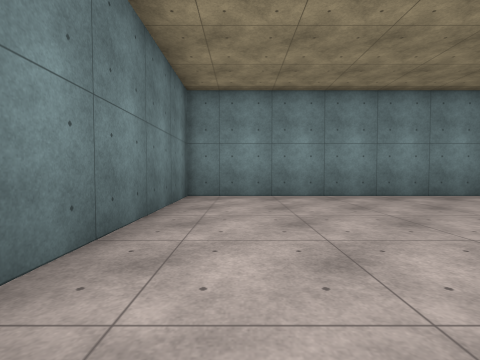
[1] (above)

24 first-person views from a walk through a 3-D level made in the Unity game engine. The camera is 1.2 m above the floor, tilts 2° down and sees 85° across. The floor is counted in squares, 2 m on a side. Each view is taken from the middle of a square. On the plan, view 1 faces up. The plan holds only what a view shows up to about 9 squares ahead; the rest is blank. The place goes on beyond the plan. Surface patterns are stand-ins for the level's own textures.

[2]
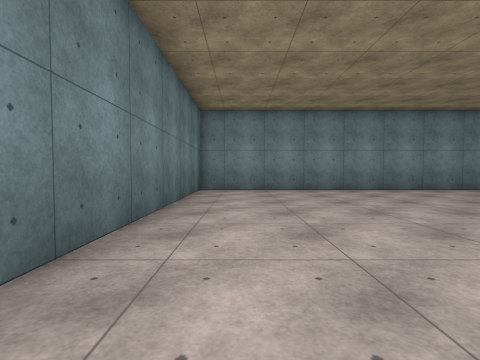

[3]
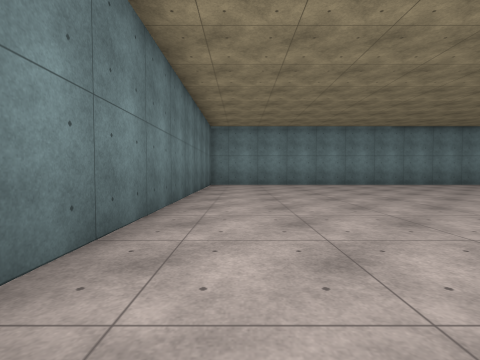

[4]
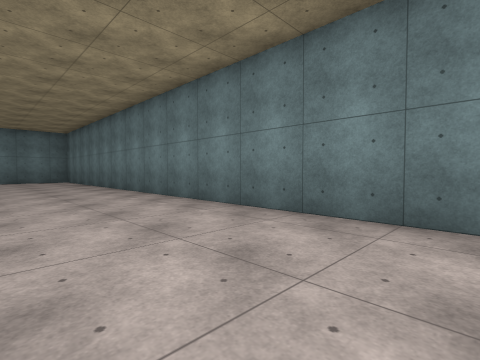

[5]
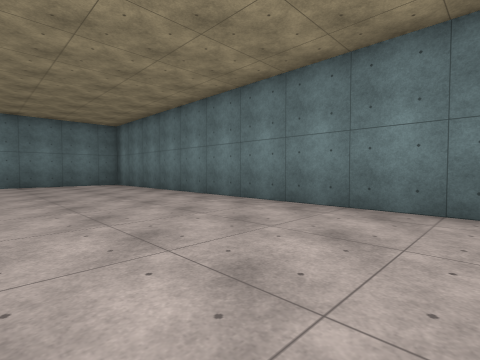

[6]
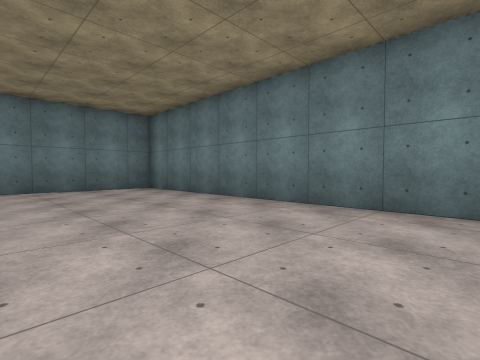

[7]
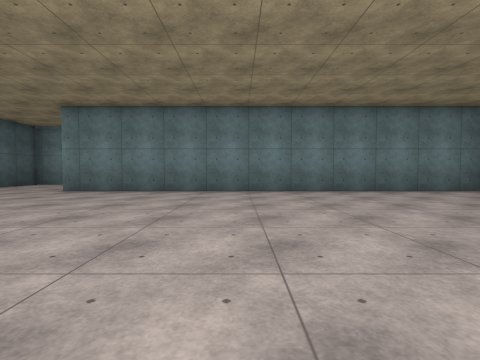

[8]
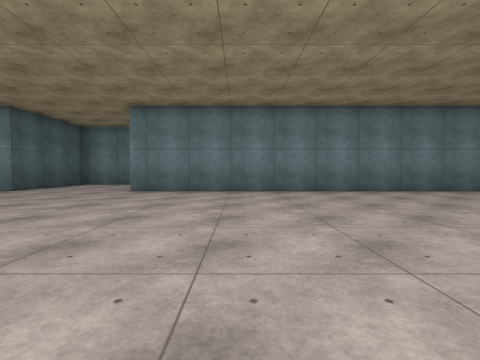

[9]
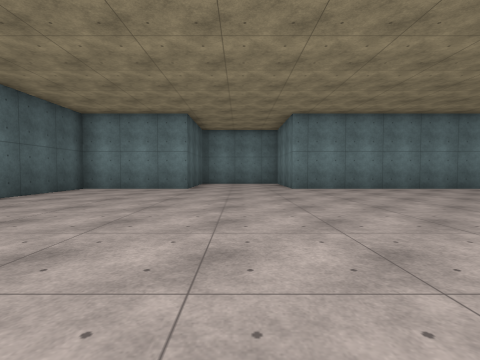

[10]
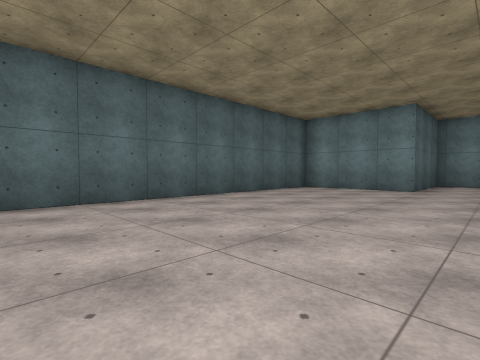

[11]
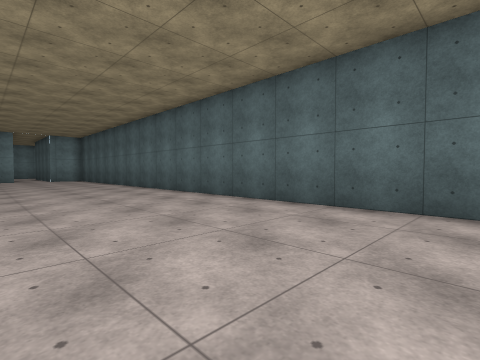

[12]
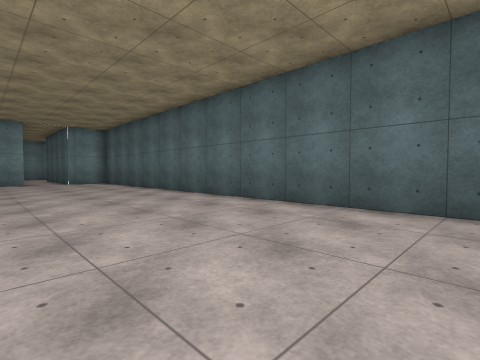

[13]
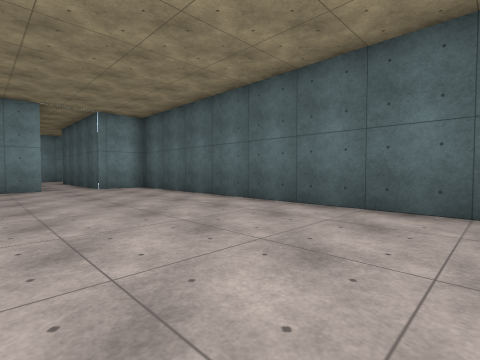

[14]
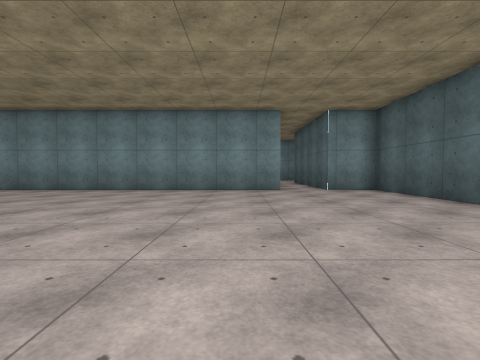

[15]
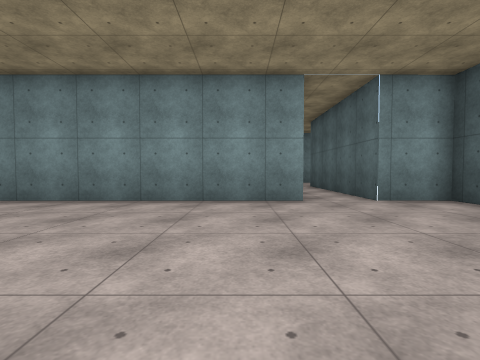

[16]
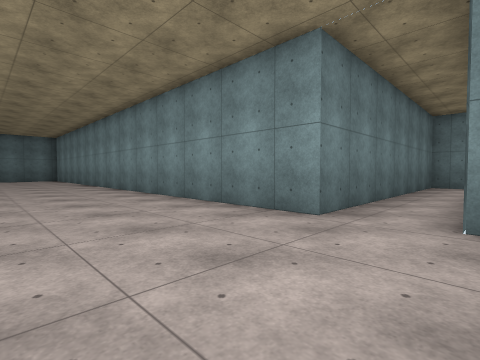

[17]
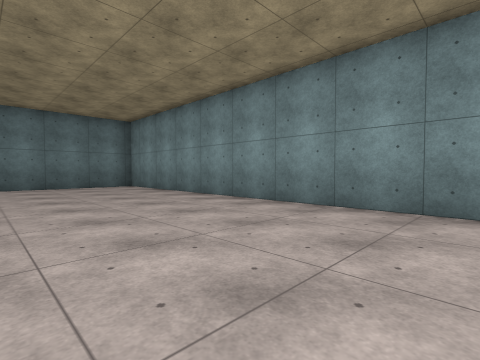

[18]
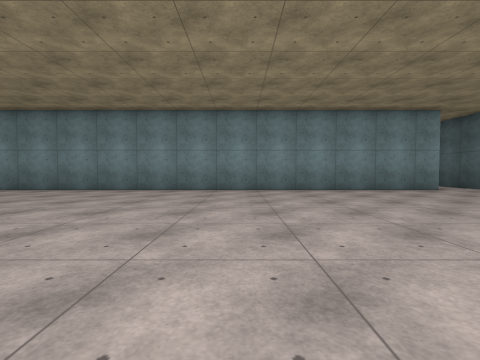

[19]
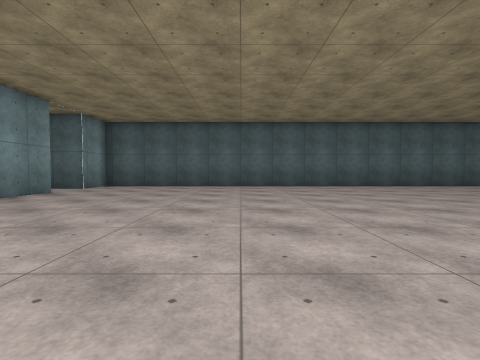

[20]
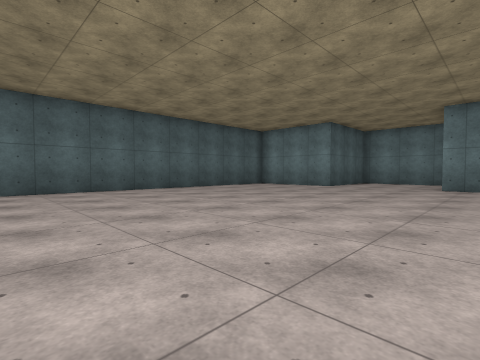

[21]
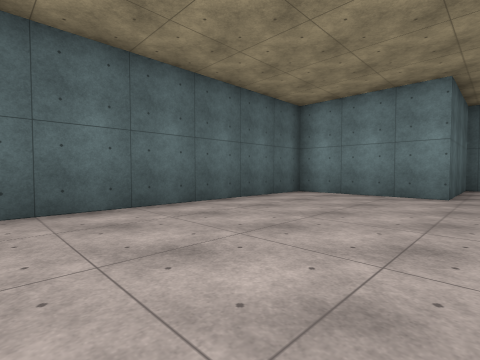

[22]
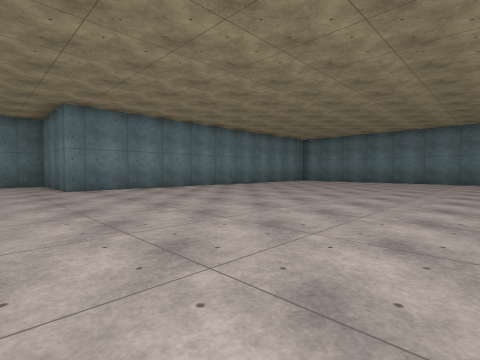

[23]
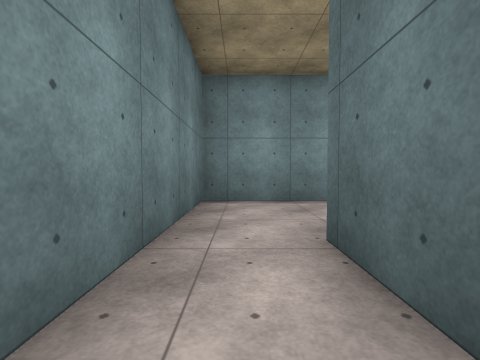

[24]
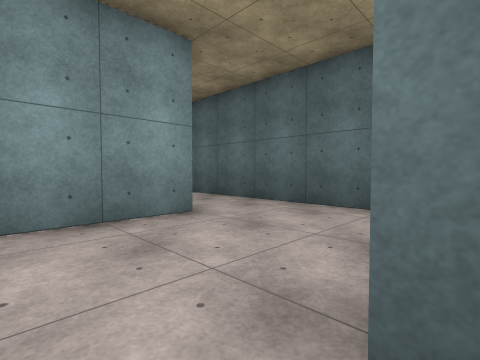

### Floor plan
Points are (right, up) in squares from view 1. A wall is a line through its corners. A room is listed if a view was taken in it or the views show most of it. See-through windows are left out.
Room 1 (views 1, 2, 3, 4, 5, 6, 7, 8, 9, 10, 11, 12, 13, 14, 15, 16, 17, 18, 19, 20, 21, 22)
walls: (15.3, 6.2) (-1.3, 6.3) (-1.3, -17.7) (11.2, -17.7) (11.2, -18.5); (14.7, -18.5) (14.7, -17.7) (18.3, -17.7) (18.3, 6.2) (16.8, 6.2)
ways out: opening at (16, 7) to room 2
Room 2 (views 23, 24)
walls: (18.4, 14.2) (15.3, 14.2) (15.3, 6.2); (20.3, 12.4) (20.2, 16.5); (16.8, 6.2) (16.8, 11.2)
ways out: opening at (16, 7) to room 1

Where each view was taken, in squares from view 1:
view 1: 0 up, 0 right, facing up
view 2: 2 down, 0 right, facing up
view 3: 5 down, 0 right, facing up
view 4: 2 down, 2 right, facing down-left
view 5: 6 down, 3 right, facing down-left
view 6: 9 down, 3 right, facing down-left
view 7: 10 down, 6 right, facing down
view 8: 10 down, 8 right, facing down
view 9: 9 down, 13 right, facing down
view 10: 9 down, 13 right, facing down-right
view 11: 11 down, 14 right, facing up-right
view 12: 7 down, 14 right, facing up-right
view 13: 3 down, 14 right, facing up-right
view 14: 2 down, 14 right, facing up
view 15: 1 up, 14 right, facing up
view 16: 3 up, 17 right, facing up-left
view 17: 2 up, 9 right, facing up-left
view 18: 2 down, 9 right, facing up
view 19: 1 up, 8 right, facing right
view 20: 8 down, 10 right, facing down-right
view 21: 11 down, 14 right, facing down-right
view 22: 9 down, 13 right, facing down-left
view 23: 9 up, 16 right, facing up
view 24: 11 up, 16 right, facing up-right
